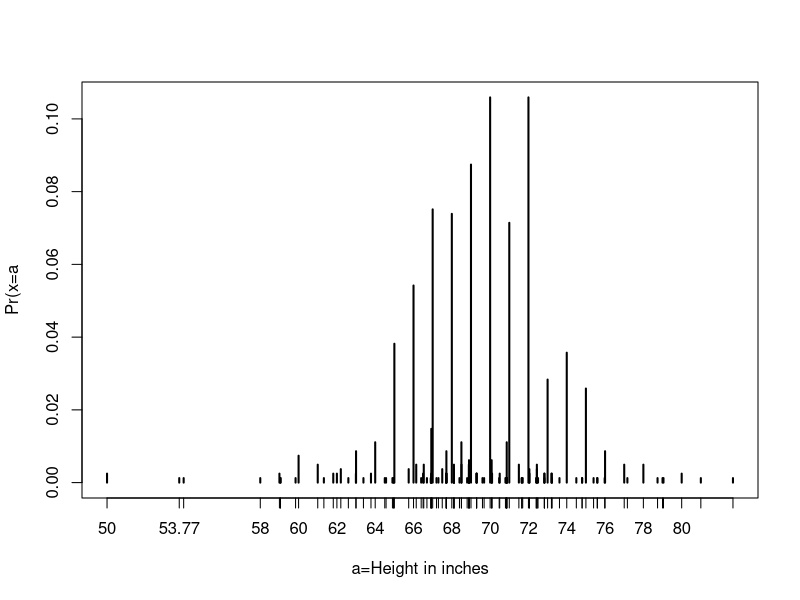

Source code (R):
# code: using pnorm to calculate probabilities

# give male heights x:

library(tidyverse)
library(dslabs)
data(heights)

x<- heights %>% filter(sex=="Male") %>% pull(height)

# we can estimate the probability that a male is taller than 70.5 inches with:

1 - pnorm(70.5, mean(x), sd(x))

# code discretization and the normal approximation 

# plot distribution of exact heights in data
plot(prop.table(table(x)),xlab="a=Height in inches", ylab="Pr(x=a")

# probabilities in actual data over length 1 ranges containing an integer
mean(x <= 68.5) - mean(x <= 67.5)
mean(x <= 69.5) - mean(x <= 68.5)
mean(x <= 70.5) - mean(x <= 69.5)

# probabilities in normal approximation match well
pnorm(68.5, mean(x), sd(x)) - pnorm(67.5, mean(x), sd(x))
pnorm(69.5, mean(x), sd(x)) - pnorm(68.5, mean(x), sd(x))
pnorm(70.5, mean(x), sd(x)) - pnorm(69.5, mean(x), sd(x))

# probabilities in actual data over other ranges don't match normal approx as well
mean(x <= 70.9) - mean(x <= 70.1)
pnorm(70.9, mean(x), sd(x)) - pnorm(70.1, mean(x), sd(x))
